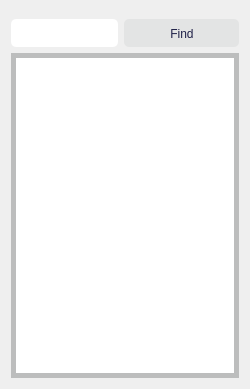
          <widget class="QWidget" name="tab_3">
           <property name="sizePolicy">
            <sizepolicy hsizetype="Preferred" vsizetype="Preferred">
             <horstretch>0</horstretch>
             <verstretch>0</verstretch>
            </sizepolicy>
           </property>
           <attribute name="title">
            <string>Dict</string>
           </attribute>
           <layout class="QVBoxLayout" name="verticalLayout_6">
            <item>
             <layout class="QHBoxLayout" name="horizontalLayout_4">
              <item>
               <widget class="QLineEdit" name="lineEdit_4">
                <property name="styleSheet">
                 <string notr="true">#lineEdit_4{
background-color: rgb(255, 255, 255);
color:black;
border:0px;
height:26.96px;
padding-top:1px; 
border-radius:4.8px; 
padding-left:1.3px; 
margin-top: 8px;
}</string>
                </property>
               </widget>
              </item>
              <item alignment="Qt::AlignRight">
               <widget class="QPushButton" name="find">
                <property name="styleSheet">
                 <string notr="true">QPushButton{
background-color:rgb(227, 228, 228);
border:0px;
color: rgb(32, 33, 72);
height:26.96px;
width: 113.5px; 
padding-top:1px; 
border-radius:4.8px; 
padding-left:1.3px; 
selection-color: rgb(32, 33, 72);
 selection-background-color: rgb(136, 138, 133);
margin-top: 8px;
} 
QPushButton:pressed {
background-color: rgb(136, 138, 133);
}</string>
                </property>
                <property name="text">
                 <string>Find</string>
                </property>
               </widget>
              </item>
             </layout>
            </item>
            <item>
             <widget class="QTextEdit" name="textEdit_dict">
              <property name="sizePolicy">
               <sizepolicy hsizetype="Preferred" vsizetype="Expanding">
                <horstretch>0</horstretch>
                <verstretch>0</verstretch>
               </sizepolicy>
              </property>
              <property name="styleSheet">
               <string notr="true">QTextEdit{
	color:rgb(32, 33, 72);
	border: 5px solid #BCBDBD;
	margin: 0px;
	background-color:white;
}
QScrollBar:vertical { 
                                                border: none;
                                                background: white;
                                             
                                            }
QScrollBar::handle:vertical { 
                                                background-color:  rgba(1, 22, 51, 0.5);
                                                min-height: 273.41px;
														border: 0px solid red; 
														border-radius:4.905px;
                                            }
QScrollBar::add-line:vertical {       
                            height: 0px;
                            subcontrol-position: bottom; 
                            subcontrol-origin: margin; 
								
                        } 
QScrollBar::sub-line:vertical { 
                            height: 0 px; 
                            subcontrol-position: top; 
                            subcontrol-origin: margin; 
                        }
</string>
              </property>
              <property name="sizeAdjustPolicy">
               <enum>QAbstractScrollArea::AdjustToContents</enum>
              </property>
              <property name="readOnly">
               <bool>true</bool>
              </property>
             </widget>
            </item>
           </layout>
          </widget>
